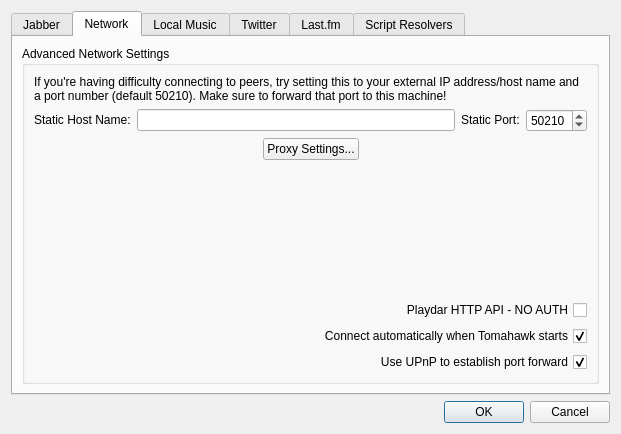
<?xml version="1.0" encoding="UTF-8"?>
<ui version="4.0">
 <class>SettingsDialog</class>
 <widget class="QDialog" name="SettingsDialog">
  <property name="geometry">
   <rect>
    <x>0</x>
    <y>0</y>
    <width>621</width>
    <height>434</height>
   </rect>
  </property>
  <property name="minimumSize">
   <size>
    <width>0</width>
    <height>353</height>
   </size>
  </property>
  <property name="windowTitle">
   <string>Music Player Settings</string>
  </property>
  <layout class="QVBoxLayout" name="verticalLayout_2">
   <item>
    <widget class="QTabWidget" name="tabWidget">
     <property name="currentIndex">
      <number>1</number>
     </property>
     <widget class="QWidget" name="tabJabber">
      <attribute name="title">
       <string>Jabber</string>
      </attribute>
      <layout class="QVBoxLayout" name="verticalLayout">
       <property name="margin">
        <number>16</number>
       </property>
       <item>
        <layout class="QHBoxLayout" name="horizontalLayout_7">
         <item>
          <widget class="QLabel" name="label">
           <property name="sizePolicy">
            <sizepolicy hsizetype="Preferred" vsizetype="Fixed">
             <horstretch>0</horstretch>
             <verstretch>0</verstretch>
            </sizepolicy>
           </property>
           <property name="minimumSize">
            <size>
             <width>0</width>
             <height>0</height>
            </size>
           </property>
           <property name="text">
            <string>Jabber ID:</string>
           </property>
           <property name="buddy">
            <cstring>jabberUsername</cstring>
           </property>
          </widget>
         </item>
         <item>
          <widget class="QLineEdit" name="jabberUsername">
           <property name="sizePolicy">
            <sizepolicy hsizetype="Expanding" vsizetype="Fixed">
             <horstretch>0</horstretch>
             <verstretch>0</verstretch>
            </sizepolicy>
           </property>
          </widget>
         </item>
         <item>
          <widget class="QLabel" name="label_2">
           <property name="sizePolicy">
            <sizepolicy hsizetype="Preferred" vsizetype="Fixed">
             <horstretch>0</horstretch>
             <verstretch>0</verstretch>
            </sizepolicy>
           </property>
           <property name="text">
            <string>Password:</string>
           </property>
           <property name="buddy">
            <cstring>jabberPassword</cstring>
           </property>
          </widget>
         </item>
         <item>
          <widget class="QLineEdit" name="jabberPassword">
           <property name="sizePolicy">
            <sizepolicy hsizetype="Expanding" vsizetype="Fixed">
             <horstretch>0</horstretch>
             <verstretch>0</verstretch>
            </sizepolicy>
           </property>
           <property name="inputMask">
            <string/>
           </property>
           <property name="echoMode">
            <enum>QLineEdit::Password</enum>
           </property>
          </widget>
         </item>
        </layout>
       </item>
       <item>
        <widget class="QGroupBox" name="groupBoxJabberAdvanced">
         <property name="enabled">
          <bool>true</bool>
         </property>
         <property name="sizePolicy">
          <sizepolicy hsizetype="Expanding" vsizetype="Fixed">
           <horstretch>0</horstretch>
           <verstretch>0</verstretch>
          </sizepolicy>
         </property>
         <property name="title">
          <string>Advanced Jabber Settings</string>
         </property>
         <layout class="QHBoxLayout" name="horizontalLayout_5">
          <item>
           <layout class="QHBoxLayout" name="horizontalLayout_3">
            <item>
             <widget class="QLabel" name="labelJabberServer">
              <property name="sizePolicy">
               <sizepolicy hsizetype="Preferred" vsizetype="Preferred">
                <horstretch>0</horstretch>
                <verstretch>0</verstretch>
               </sizepolicy>
              </property>
              <property name="minimumSize">
               <size>
                <width>50</width>
                <height>0</height>
               </size>
              </property>
              <property name="text">
               <string>Server:</string>
              </property>
              <property name="alignment">
               <set>Qt::AlignRight|Qt::AlignTrailing|Qt::AlignVCenter</set>
              </property>
              <property name="buddy">
               <cstring>jabberServer</cstring>
              </property>
             </widget>
            </item>
            <item>
             <widget class="QLineEdit" name="jabberServer">
              <property name="sizePolicy">
               <sizepolicy hsizetype="Expanding" vsizetype="Fixed">
                <horstretch>0</horstretch>
                <verstretch>0</verstretch>
               </sizepolicy>
              </property>
             </widget>
            </item>
            <item>
             <widget class="QLabel" name="labelJabberPort">
              <property name="text">
               <string>Port:</string>
              </property>
              <property name="alignment">
               <set>Qt::AlignRight|Qt::AlignTrailing|Qt::AlignVCenter</set>
              </property>
             </widget>
            </item>
            <item>
             <widget class="QSpinBox" name="jabberPort">
              <property name="sizePolicy">
               <sizepolicy hsizetype="Fixed" vsizetype="Fixed">
                <horstretch>0</horstretch>
                <verstretch>0</verstretch>
               </sizepolicy>
              </property>
              <property name="minimumSize">
               <size>
                <width>90</width>
                <height>0</height>
               </size>
              </property>
              <property name="maximumSize">
               <size>
                <width>90</width>
                <height>16777215</height>
               </size>
              </property>
              <property name="alignment">
               <set>Qt::AlignRight|Qt::AlignTrailing|Qt::AlignVCenter</set>
              </property>
              <property name="minimum">
               <number>1</number>
              </property>
              <property name="maximum">
               <number>65535</number>
              </property>
              <property name="value">
               <number>5222</number>
              </property>
             </widget>
            </item>
           </layout>
          </item>
         </layout>
        </widget>
       </item>
       <item>
        <spacer name="verticalSpacer_2">
         <property name="orientation">
          <enum>Qt::Vertical</enum>
         </property>
         <property name="sizeHint" stdset="0">
          <size>
           <width>20</width>
           <height>40</height>
          </size>
         </property>
        </spacer>
       </item>
      </layout>
     </widget>
     <widget class="QWidget" name="tabNetwork">
      <attribute name="title">
       <string>Network</string>
      </attribute>
      <layout class="QVBoxLayout" name="verticalLayout_11">
       <item>
        <widget class="QGroupBox" name="groupBoxNetworkAdvanced">
         <property name="sizePolicy">
          <sizepolicy hsizetype="Preferred" vsizetype="Preferred">
           <horstretch>0</horstretch>
           <verstretch>0</verstretch>
          </sizepolicy>
         </property>
         <property name="title">
          <string>Advanced Network Settings</string>
         </property>
         <layout class="QVBoxLayout" name="verticalLayout_13">
          <item>
           <layout class="QVBoxLayout" name="verticalLayout_9">
            <item>
             <widget class="QLabel" name="label_6">
              <property name="sizePolicy">
               <sizepolicy hsizetype="Preferred" vsizetype="Fixed">
                <horstretch>0</horstretch>
                <verstretch>0</verstretch>
               </sizepolicy>
              </property>
              <property name="text">
               <string>If you're having difficulty connecting to peers, try setting this to your external IP address/host name and a port number (default 50210). Make sure to forward that port to this machine!</string>
              </property>
              <property name="wordWrap">
               <bool>true</bool>
              </property>
             </widget>
            </item>
            <item>
             <layout class="QHBoxLayout" name="horizontalLayout_6">
              <item>
               <widget class="QLabel" name="staticHostNameLabel">
                <property name="sizePolicy">
                 <sizepolicy hsizetype="Preferred" vsizetype="Fixed">
                  <horstretch>0</horstretch>
                  <verstretch>0</verstretch>
                 </sizepolicy>
                </property>
                <property name="text">
                 <string>Static Host Name:</string>
                </property>
               </widget>
              </item>
              <item>
               <widget class="QLineEdit" name="staticHostName"/>
              </item>
              <item>
               <widget class="QLabel" name="staticPortLabel">
                <property name="sizePolicy">
                 <sizepolicy hsizetype="Preferred" vsizetype="Fixed">
                  <horstretch>0</horstretch>
                  <verstretch>0</verstretch>
                 </sizepolicy>
                </property>
                <property name="text">
                 <string>Static Port:</string>
                </property>
               </widget>
              </item>
              <item>
               <widget class="QSpinBox" name="staticPort">
                <property name="maximum">
                 <number>65535</number>
                </property>
                <property name="value">
                 <number>50210</number>
                </property>
               </widget>
              </item>
             </layout>
            </item>
           </layout>
          </item>
          <item>
           <layout class="QHBoxLayout" name="proxySettingsHLayout">
            <item>
             <spacer name="proxySettingsLeftSpacer">
              <property name="orientation">
               <enum>Qt::Horizontal</enum>
              </property>
              <property name="sizeHint" stdset="0">
               <size>
                <width>40</width>
                <height>20</height>
               </size>
              </property>
             </spacer>
            </item>
            <item>
             <widget class="QPushButton" name="proxyButton">
              <property name="text">
               <string>Proxy Settings...</string>
              </property>
             </widget>
            </item>
            <item>
             <spacer name="proxySettingsRightSpacer">
              <property name="orientation">
               <enum>Qt::Horizontal</enum>
              </property>
              <property name="sizeHint" stdset="0">
               <size>
                <width>40</width>
                <height>20</height>
               </size>
              </property>
             </spacer>
            </item>
           </layout>
          </item>
          <item>
           <spacer name="verticalSpacer_5">
            <property name="orientation">
             <enum>Qt::Vertical</enum>
            </property>
            <property name="sizeHint" stdset="0">
             <size>
              <width>20</width>
              <height>40</height>
             </size>
            </property>
           </spacer>
          </item>
          <item>
           <widget class="QCheckBox" name="checkBoxHttp">
            <property name="layoutDirection">
             <enum>Qt::RightToLeft</enum>
            </property>
            <property name="text">
             <string>Playdar HTTP API - NO AUTH</string>
            </property>
            <property name="checked">
             <bool>false</bool>
            </property>
           </widget>
          </item>
          <item>
           <widget class="QCheckBox" name="checkBoxJabberAutoConnect">
            <property name="layoutDirection">
             <enum>Qt::RightToLeft</enum>
            </property>
            <property name="text">
             <string>Connect automatically when Tomahawk starts</string>
            </property>
            <property name="checked">
             <bool>true</bool>
            </property>
           </widget>
          </item>
          <item>
           <widget class="QCheckBox" name="checkBoxUpnp">
            <property name="layoutDirection">
             <enum>Qt::RightToLeft</enum>
            </property>
            <property name="text">
             <string>Use UPnP to establish port forward</string>
            </property>
            <property name="checked">
             <bool>true</bool>
            </property>
           </widget>
          </item>
         </layout>
        </widget>
       </item>
      </layout>
     </widget>
     <widget class="QWidget" name="tabMusic">
      <attribute name="title">
       <string>Local Music</string>
      </attribute>
      <layout class="QVBoxLayout" name="verticalLayout_5">
       <property name="margin">
        <number>16</number>
       </property>
       <item>
        <layout class="QVBoxLayout" name="verticalLayout_3">
         <item>
          <widget class="QLabel" name="label_5">
           <property name="text">
            <string>Path to scan for music files:</string>
           </property>
          </widget>
         </item>
         <item>
          <layout class="QHBoxLayout" name="horizontalLayout">
           <item>
            <widget class="QLineEdit" name="lineEditMusicPath"/>
           </item>
           <item>
            <widget class="QToolButton" name="buttonBrowse">
             <property name="text">
              <string>...</string>
             </property>
            </widget>
           </item>
          </layout>
         </item>
        </layout>
       </item>
       <item>
        <spacer name="verticalSpacer">
         <property name="orientation">
          <enum>Qt::Vertical</enum>
         </property>
         <property name="sizeHint" stdset="0">
          <size>
           <width>20</width>
           <height>40</height>
          </size>
         </property>
        </spacer>
       </item>
       <item>
        <layout class="QHBoxLayout" name="horizontalLayout_2">
         <item>
          <spacer name="horizontalSpacer">
           <property name="orientation">
            <enum>Qt::Horizontal</enum>
           </property>
           <property name="sizeHint" stdset="0">
            <size>
             <width>40</width>
             <height>20</height>
            </size>
           </property>
          </spacer>
         </item>
        </layout>
       </item>
      </layout>
     </widget>
     <widget class="QWidget" name="tabTwitter">
      <attribute name="title">
       <string>Twitter</string>
      </attribute>
      <layout class="QVBoxLayout" name="verticalLayout_10">
       <item>
        <layout class="QVBoxLayout" name="twitterVertLayout">
         <item>
          <widget class="QLabel" name="twitterInfoLabel">
           <property name="sizePolicy">
            <sizepolicy hsizetype="Preferred" vsizetype="Fixed">
             <horstretch>0</horstretch>
             <verstretch>0</verstretch>
            </sizepolicy>
           </property>
           <property name="text">
            <string>Authenticating with Twitter allows you to discover and play music from your Twitter friends running Tomahawk.

This feature works best when you have set a static host name in the &quot;Network&quot; settings tab under Advanced Settings, but may work even if you do not. Please note: this discovery uses Direct Messages and will only work when both Twitter users have followed each other. Tomahawk will attempt to &quot;clean up&quot; after itself to keep your Direct Message inbox tidy, but may miss some.

When you press the button your web browser will launch and take you to Twitter.com to authenticate. You must copy and paste the PIN number into the dialog box that appears.</string>
           </property>
           <property name="wordWrap">
            <bool>true</bool>
           </property>
          </widget>
         </item>
         <item>
          <layout class="QHBoxLayout" name="twitterHorizontalLayout">
           <item>
            <widget class="QLabel" name="twitterStatusLabel">
             <property name="text">
              <string>Status: No saved credentials</string>
             </property>
             <property name="textFormat">
              <enum>Qt::AutoText</enum>
             </property>
            </widget>
           </item>
           <item>
            <widget class="QPushButton" name="twitterAuthenticateButton">
             <property name="text">
              <string>Authenticate with Twitter</string>
             </property>
            </widget>
           </item>
          </layout>
         </item>
        </layout>
       </item>
       <item>
        <widget class="QGroupBox" name="twitterInstructionsBox">
         <property name="title">
          <string>Instructions</string>
         </property>
         <layout class="QVBoxLayout" name="verticalLayout_12">
          <item>
           <layout class="QVBoxLayout" name="twitterInstructionsVLayout">
            <item>
             <widget class="QLabel" name="twitterInstructionsInfoLabel">
              <property name="text">
               <string>How it works is simple: just press the button below to tweet &quot;Got Tomahawk?&quot; and some necessary information.  Then be (very) patient. Twitter is an asynchronous protocol so it can take a bit!

If connections to peers seem to have been lost, just press the button again to re-post a tweet for resynchronization.
</string>
              </property>
              <property name="wordWrap">
               <bool>true</bool>
              </property>
             </widget>
            </item>
            <item>
             <widget class="QPushButton" name="twitterTweetGotTomahawkButton">
              <property name="text">
               <string>Press here to have Tomahawk post a tweet</string>
              </property>
             </widget>
            </item>
           </layout>
          </item>
         </layout>
        </widget>
       </item>
       <item>
        <spacer name="twitterVertSpacer">
         <property name="orientation">
          <enum>Qt::Vertical</enum>
         </property>
         <property name="sizeHint" stdset="0">
          <size>
           <width>20</width>
           <height>40</height>
          </size>
         </property>
        </spacer>
       </item>
      </layout>
     </widget>
     <widget class="QWidget" name="tabLastfm">
      <attribute name="title">
       <string>Last.fm</string>
      </attribute>
      <layout class="QVBoxLayout" name="verticalLayout_6">
       <property name="margin">
        <number>16</number>
       </property>
       <item>
        <widget class="QCheckBox" name="checkBoxEnableLastfm">
         <property name="text">
          <string>Scrobble tracks to Last.fm</string>
         </property>
        </widget>
       </item>
       <item>
        <widget class="QGroupBox" name="groupBox">
         <property name="title">
          <string>Last.fm Login</string>
         </property>
         <layout class="QVBoxLayout" name="verticalLayout_4">
          <item>
           <layout class="QGridLayout" name="gridLayout_3">
            <item row="0" column="0">
             <widget class="QLabel" name="label_3">
              <property name="text">
               <string>Username:</string>
              </property>
             </widget>
            </item>
            <item row="0" column="1">
             <widget class="QLineEdit" name="lineEditLastfmUsername"/>
            </item>
            <item row="1" column="0">
             <widget class="QLabel" name="label_4">
              <property name="text">
               <string>Password:</string>
              </property>
             </widget>
            </item>
            <item row="1" column="1">
             <widget class="QLineEdit" name="lineEditLastfmPassword">
              <property name="echoMode">
               <enum>QLineEdit::Password</enum>
              </property>
             </widget>
            </item>
           </layout>
          </item>
          <item>
           <widget class="QPushButton" name="pushButtonTestLastfmLogin">
            <property name="text">
             <string>Test Login</string>
            </property>
           </widget>
          </item>
          <item>
           <spacer name="verticalSpacer_3">
            <property name="orientation">
             <enum>Qt::Vertical</enum>
            </property>
            <property name="sizeHint" stdset="0">
             <size>
              <width>20</width>
              <height>221</height>
             </size>
            </property>
           </spacer>
          </item>
         </layout>
        </widget>
       </item>
      </layout>
     </widget>
     <widget class="QWidget" name="tabScriptResolvers">
      <attribute name="title">
       <string>Script Resolvers</string>
      </attribute>
      <layout class="QVBoxLayout" name="verticalLayout_8">
       <item>
        <widget class="QLabel" name="scriptLabel">
         <property name="text">
          <string>Loaded script resolvers:</string>
         </property>
        </widget>
       </item>
       <item>
        <layout class="QHBoxLayout" name="horizontalLayout_4">
         <item>
          <widget class="QTreeWidget" name="scriptList">
           <property name="alternatingRowColors">
            <bool>true</bool>
           </property>
           <property name="selectionMode">
            <enum>QAbstractItemView::SingleSelection</enum>
           </property>
           <property name="rootIsDecorated">
            <bool>false</bool>
           </property>
           <property name="itemsExpandable">
            <bool>false</bool>
           </property>
           <property name="animated">
            <bool>true</bool>
           </property>
           <property name="columnCount">
            <number>2</number>
           </property>
           <attribute name="headerVisible">
            <bool>false</bool>
           </attribute>
           <attribute name="headerCascadingSectionResizes">
            <bool>true</bool>
           </attribute>
           <attribute name="headerDefaultSectionSize">
            <number>150</number>
           </attribute>
           <attribute name="headerHighlightSections">
            <bool>true</bool>
           </attribute>
           <attribute name="headerStretchLastSection">
            <bool>true</bool>
           </attribute>
           <column>
            <property name="text">
             <string notr="true">1</string>
            </property>
           </column>
           <column>
            <property name="text">
             <string notr="true">2</string>
            </property>
           </column>
          </widget>
         </item>
         <item>
          <layout class="QVBoxLayout" name="verticalLayout_7">
           <item>
            <widget class="QToolButton" name="addScript">
             <property name="text">
              <string/>
             </property>
             <property name="icon">
              <iconset resource="../resources.qrc">
               <normaloff>:/data/images/list-add.png</normaloff>:/data/images/list-add.png</iconset>
             </property>
            </widget>
           </item>
           <item>
            <widget class="QToolButton" name="removeScript">
             <property name="text">
              <string/>
             </property>
             <property name="icon">
              <iconset resource="../resources.qrc">
               <normaloff>:/data/images/list-remove.png</normaloff>:/data/images/list-remove.png</iconset>
             </property>
            </widget>
           </item>
           <item>
            <spacer name="verticalSpacer_4">
             <property name="orientation">
              <enum>Qt::Vertical</enum>
             </property>
             <property name="sizeHint" stdset="0">
              <size>
               <width>20</width>
               <height>40</height>
              </size>
             </property>
            </spacer>
           </item>
          </layout>
         </item>
        </layout>
       </item>
      </layout>
     </widget>
    </widget>
   </item>
   <item>
    <widget class="QDialogButtonBox" name="buttonBox">
     <property name="orientation">
      <enum>Qt::Horizontal</enum>
     </property>
     <property name="standardButtons">
      <set>QDialogButtonBox::Cancel|QDialogButtonBox::Ok</set>
     </property>
    </widget>
   </item>
  </layout>
 </widget>
 <resources>
  <include location="../resources.qrc"/>
 </resources>
 <connections>
  <connection>
   <sender>buttonBox</sender>
   <signal>accepted()</signal>
   <receiver>SettingsDialog</receiver>
   <slot>accept()</slot>
   <hints>
    <hint type="sourcelabel">
     <x>402</x>
     <y>348</y>
    </hint>
    <hint type="destinationlabel">
     <x>157</x>
     <y>274</y>
    </hint>
   </hints>
  </connection>
  <connection>
   <sender>buttonBox</sender>
   <signal>rejected()</signal>
   <receiver>SettingsDialog</receiver>
   <slot>reject()</slot>
   <hints>
    <hint type="sourcelabel">
     <x>470</x>
     <y>348</y>
    </hint>
    <hint type="destinationlabel">
     <x>286</x>
     <y>274</y>
    </hint>
   </hints>
  </connection>
  <connection>
   <sender>twitterAuthenticateButton</sender>
   <signal>pressed()</signal>
   <receiver>SettingsDialog</receiver>
   <slot>authenticateTwitter()</slot>
   <hints>
    <hint type="sourcelabel">
     <x>459</x>
     <y>205</y>
    </hint>
    <hint type="destinationlabel">
     <x>310</x>
     <y>216</y>
    </hint>
   </hints>
  </connection>
  <connection>
   <sender>twitterTweetGotTomahawkButton</sender>
   <signal>pressed()</signal>
   <receiver>SettingsDialog</receiver>
   <slot>startPostGotTomahawkStatus()</slot>
   <hints>
    <hint type="sourcelabel">
     <x>310</x>
     <y>313</y>
    </hint>
    <hint type="destinationlabel">
     <x>310</x>
     <y>216</y>
    </hint>
   </hints>
  </connection>
 </connections>
</ui>
